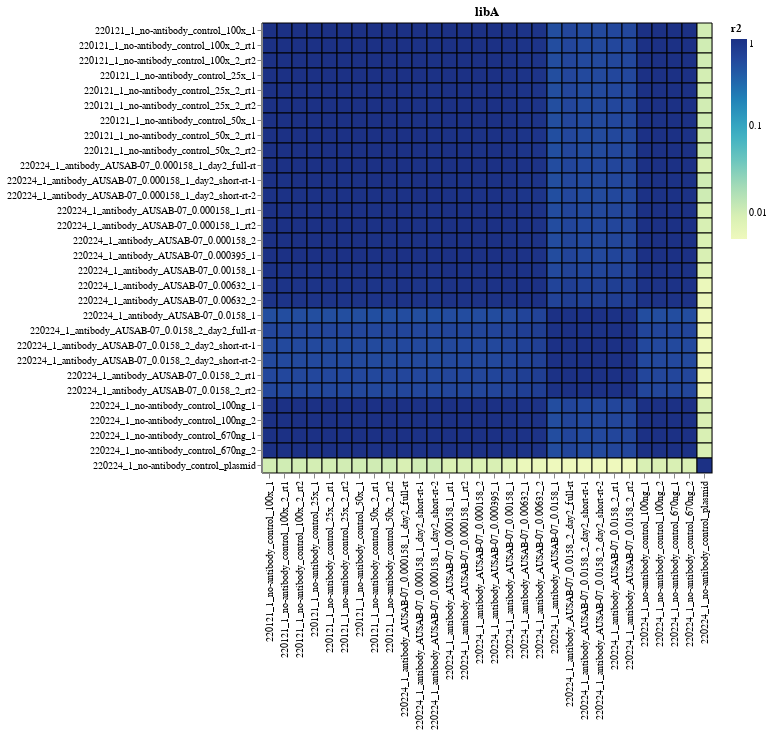

Notebook code for this chart:
### Markdown cell above
Plot on a log scale, to better resolve differences in pairwise correlations

### Code cell
corr_charts = []
for library, library_corr in corrs.groupby("library"):
    corr_chart = (
        alt.Chart(library_corr)
        .encode(
            alt.X("sample_1", title=None),
            alt.Y("sample_2", title=None),
            color=alt.Color("r2", scale=alt.Scale(type='log')),
            tooltip=[
                "library",
                "sample_1",
                "sample_2",
                alt.Tooltip("r2", format=".3f")
            ],
        )
        .mark_rect(stroke="black")
        .properties(width=alt.Step(15), height=alt.Step(15), title=library)
#         .add_selection(*selections)
    )
#     for selection in selections:
#         corr_chart = corr_chart.transform_filter(selection)
    corr_charts.append(corr_chart)

corr_chart = (
    alt.vconcat(*corr_charts)
    .configure_axis(labelLimit=500)

)

corr_chart

### Figure 1 — Vega-Lite specification as saved in the notebook (floating-point values rounded to 4 significant figures; data arrays with more than 128 entries replaced by an {"elided": "..."} marker saying what was removed)
{"config": {"view": {"continuousWidth": 400, "continuousHeight": 300}, "axis": {"labelLimit": 500}}, "vconcat": [{"mark": {"type": "rect", "stroke": "black"}, "encoding": {"color": {"field": "r2", "scale": {"type": "log"}, "type": "quantitative"}, "tooltip": [{"field": "library", "type": "nominal"}, {"field": "sample_1", "type": "nominal"}, {"field": "sample_2", "type": "nominal"}, {"field": "r2", "format": ".3f", "type": "quantitative"}], "x": {"field": "sample_1", "title": null, "type": "nominal"}, "y": {"field": "sample_2", "title": null, "type": "nominal"}}, "height": {"step": 15}, "title": "libA", "width": {"step": 15}}], "data": {"name": "data-6172472577cfcbe3e38e2070a2f290a2"}, "$schema": "https://vega.github.io/schema/vega-lite/v4.17.0.json", "datasets": {"data-6172472577cfcbe3e38e2070a2f290a2": {"elided": "900 records"}}}
